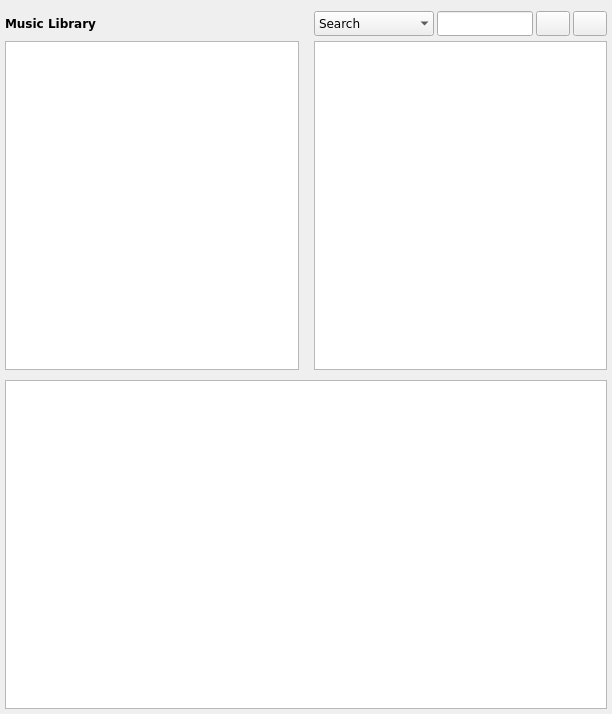
<?xml version="1.0" encoding="UTF-8"?>
<ui version="4.0">
 <class>Library_windowed</class>
 <widget class="QWidget" name="Library_windowed">
  <property name="geometry">
   <rect>
    <x>0</x>
    <y>0</y>
    <width>612</width>
    <height>714</height>
   </rect>
  </property>
  <property name="minimumSize">
   <size>
    <width>0</width>
    <height>0</height>
   </size>
  </property>
  <property name="focusPolicy">
   <enum>Qt::ClickFocus</enum>
  </property>
  <property name="acceptDrops">
   <bool>true</bool>
  </property>
  <property name="windowTitle">
   <string>Library</string>
  </property>
  <layout class="QGridLayout" name="gridLayout">
   <property name="leftMargin">
    <number>5</number>
   </property>
   <property name="rightMargin">
    <number>5</number>
   </property>
   <property name="bottomMargin">
    <number>5</number>
   </property>
   <property name="horizontalSpacing">
    <number>15</number>
   </property>
   <property name="verticalSpacing">
    <number>5</number>
   </property>
   <item row="4" column="0" colspan="4">
    <widget class="LibraryView" name="tb_title">
     <property name="sizePolicy">
      <sizepolicy hsizetype="Preferred" vsizetype="MinimumExpanding">
       <horstretch>0</horstretch>
       <verstretch>0</verstretch>
      </sizepolicy>
     </property>
     <property name="font">
      <font>
       <family>DejaVu Sans</family>
       <pointsize>8</pointsize>
       <weight>75</weight>
       <bold>true</bold>
      </font>
     </property>
     <property name="focusPolicy">
      <enum>Qt::NoFocus</enum>
     </property>
     <property name="acceptDrops">
      <bool>true</bool>
     </property>
     <property name="frameShadow">
      <enum>QFrame::Sunken</enum>
     </property>
     <property name="editTriggers">
      <set>QAbstractItemView::CurrentChanged|QAbstractItemView::SelectedClicked</set>
     </property>
     <property name="tabKeyNavigation">
      <bool>false</bool>
     </property>
     <property name="dragEnabled">
      <bool>true</bool>
     </property>
     <property name="dragDropMode">
      <enum>QAbstractItemView::DragDrop</enum>
     </property>
     <property name="selectionBehavior">
      <enum>QAbstractItemView::SelectRows</enum>
     </property>
     <property name="showGrid">
      <bool>false</bool>
     </property>
     <property name="gridStyle">
      <enum>Qt::DotLine</enum>
     </property>
     <property name="sortingEnabled">
      <bool>true</bool>
     </property>
     <property name="wordWrap">
      <bool>false</bool>
     </property>
     <attribute name="horizontalHeaderCascadingSectionResizes">
      <bool>true</bool>
     </attribute>
     <attribute name="horizontalHeaderHighlightSections">
      <bool>false</bool>
     </attribute>
     <attribute name="horizontalHeaderMinimumSectionSize">
      <number>23</number>
     </attribute>
     <attribute name="horizontalHeaderShowSortIndicator" stdset="0">
      <bool>true</bool>
     </attribute>
     <attribute name="horizontalHeaderStretchLastSection">
      <bool>true</bool>
     </attribute>
     <attribute name="verticalHeaderVisible">
      <bool>false</bool>
     </attribute>
     <attribute name="verticalHeaderDefaultSectionSize">
      <number>20</number>
     </attribute>
     <attribute name="verticalHeaderMinimumSectionSize">
      <number>20</number>
     </attribute>
    </widget>
   </item>
   <item row="2" column="2" colspan="2">
    <widget class="LibraryView" name="lv_album">
     <property name="sizePolicy">
      <sizepolicy hsizetype="Expanding" vsizetype="Expanding">
       <horstretch>1</horstretch>
       <verstretch>0</verstretch>
      </sizepolicy>
     </property>
     <property name="minimumSize">
      <size>
       <width>200</width>
       <height>0</height>
      </size>
     </property>
     <property name="font">
      <font>
       <family>DejaVu Sans</family>
       <pointsize>8</pointsize>
       <weight>75</weight>
       <bold>true</bold>
      </font>
     </property>
     <property name="focusPolicy">
      <enum>Qt::NoFocus</enum>
     </property>
     <property name="acceptDrops">
      <bool>true</bool>
     </property>
     <property name="frameShadow">
      <enum>QFrame::Sunken</enum>
     </property>
     <property name="editTriggers">
      <set>QAbstractItemView::CurrentChanged|QAbstractItemView::SelectedClicked</set>
     </property>
     <property name="tabKeyNavigation">
      <bool>false</bool>
     </property>
     <property name="dragEnabled">
      <bool>true</bool>
     </property>
     <property name="dragDropMode">
      <enum>QAbstractItemView::DragDrop</enum>
     </property>
     <property name="selectionBehavior">
      <enum>QAbstractItemView::SelectRows</enum>
     </property>
     <property name="showGrid">
      <bool>false</bool>
     </property>
     <property name="gridStyle">
      <enum>Qt::DotLine</enum>
     </property>
     <property name="sortingEnabled">
      <bool>true</bool>
     </property>
     <property name="wordWrap">
      <bool>false</bool>
     </property>
     <attribute name="horizontalHeaderHighlightSections">
      <bool>false</bool>
     </attribute>
     <attribute name="horizontalHeaderStretchLastSection">
      <bool>true</bool>
     </attribute>
     <attribute name="verticalHeaderVisible">
      <bool>false</bool>
     </attribute>
     <attribute name="verticalHeaderDefaultSectionSize">
      <number>20</number>
     </attribute>
     <attribute name="verticalHeaderMinimumSectionSize">
      <number>20</number>
     </attribute>
    </widget>
   </item>
   <item row="2" column="0" colspan="2">
    <widget class="LibraryView" name="lv_artist">
     <property name="sizePolicy">
      <sizepolicy hsizetype="Expanding" vsizetype="Expanding">
       <horstretch>1</horstretch>
       <verstretch>0</verstretch>
      </sizepolicy>
     </property>
     <property name="minimumSize">
      <size>
       <width>200</width>
       <height>0</height>
      </size>
     </property>
     <property name="font">
      <font>
       <family>DejaVu Sans</family>
       <pointsize>8</pointsize>
       <weight>75</weight>
       <bold>true</bold>
      </font>
     </property>
     <property name="focusPolicy">
      <enum>Qt::NoFocus</enum>
     </property>
     <property name="acceptDrops">
      <bool>true</bool>
     </property>
     <property name="frameShadow">
      <enum>QFrame::Sunken</enum>
     </property>
     <property name="editTriggers">
      <set>QAbstractItemView::CurrentChanged|QAbstractItemView::SelectedClicked</set>
     </property>
     <property name="tabKeyNavigation">
      <bool>false</bool>
     </property>
     <property name="dragEnabled">
      <bool>true</bool>
     </property>
     <property name="dragDropMode">
      <enum>QAbstractItemView::DragDrop</enum>
     </property>
     <property name="selectionBehavior">
      <enum>QAbstractItemView::SelectRows</enum>
     </property>
     <property name="showGrid">
      <bool>false</bool>
     </property>
     <property name="gridStyle">
      <enum>Qt::DotLine</enum>
     </property>
     <property name="sortingEnabled">
      <bool>true</bool>
     </property>
     <property name="wordWrap">
      <bool>false</bool>
     </property>
     <attribute name="horizontalHeaderHighlightSections">
      <bool>false</bool>
     </attribute>
     <attribute name="horizontalHeaderStretchLastSection">
      <bool>true</bool>
     </attribute>
     <attribute name="verticalHeaderVisible">
      <bool>false</bool>
     </attribute>
     <attribute name="verticalHeaderDefaultSectionSize">
      <number>20</number>
     </attribute>
     <attribute name="verticalHeaderMinimumSectionSize">
      <number>20</number>
     </attribute>
    </widget>
   </item>
   <item row="3" column="0" colspan="2">
    <widget class="QFrame" name="frame">
     <property name="font">
      <font>
       <family>DejaVu Sans</family>
      </font>
     </property>
     <property name="focusPolicy">
      <enum>Qt::NoFocus</enum>
     </property>
     <property name="frameShape">
      <enum>QFrame::StyledPanel</enum>
     </property>
     <property name="frameShadow">
      <enum>QFrame::Raised</enum>
     </property>
    </widget>
   </item>
   <item row="1" column="2" colspan="2">
    <layout class="QHBoxLayout" name="horizontalLayout">
     <property name="spacing">
      <number>3</number>
     </property>
     <item>
      <widget class="QComboBox" name="combo_searchfilter">
       <property name="minimumSize">
        <size>
         <width>120</width>
         <height>25</height>
        </size>
       </property>
       <property name="maximumSize">
        <size>
         <width>120</width>
         <height>25</height>
        </size>
       </property>
       <property name="font">
        <font>
         <family>DejaVu Sans</family>
         <pointsize>9</pointsize>
         <weight>50</weight>
         <bold>false</bold>
        </font>
       </property>
       <property name="focusPolicy">
        <enum>Qt::NoFocus</enum>
       </property>
       <property name="toolTip">
        <string>Shortcuts: &lt;br /&gt;Search &lt;span style=&quot; font-weight:600;&quot;&gt;s: &lt;br /&gt; &lt;/span&gt;Genre &lt;span style=&quot; font-weight:600;&quot;&gt;g: &lt;br /&gt;&lt;/span&gt;Path &lt;span style=&quot; font-weight:600;&quot;&gt;p:&lt;br/&gt;</string>
       </property>
       <property name="sizeAdjustPolicy">
        <enum>QComboBox::AdjustToMinimumContentsLength</enum>
       </property>
       <property name="minimumContentsLength">
        <number>120</number>
       </property>
       <property name="frame">
        <bool>false</bool>
       </property>
       <item>
        <property name="text">
         <string>Search</string>
        </property>
       </item>
       <item>
        <property name="text">
         <string>Genre</string>
        </property>
       </item>
       <item>
        <property name="text">
         <string>Path</string>
        </property>
       </item>
      </widget>
     </item>
     <item>
      <widget class="QLineEdit" name="le_search">
       <property name="minimumSize">
        <size>
         <width>0</width>
         <height>25</height>
        </size>
       </property>
       <property name="maximumSize">
        <size>
         <width>16777215</width>
         <height>25</height>
        </size>
       </property>
       <property name="font">
        <font>
         <family>DejaVu Sans</family>
         <pointsize>9</pointsize>
        </font>
       </property>
       <property name="focusPolicy">
        <enum>Qt::ClickFocus</enum>
       </property>
       <property name="toolTip">
        <string>Search for title, interprets and albums</string>
       </property>
      </widget>
     </item>
     <item>
      <widget class="QPushButton" name="btn_clear">
       <property name="minimumSize">
        <size>
         <width>0</width>
         <height>25</height>
        </size>
       </property>
       <property name="maximumSize">
        <size>
         <width>34</width>
         <height>25</height>
        </size>
       </property>
       <property name="font">
        <font>
         <family>DejaVu Sans</family>
        </font>
       </property>
       <property name="focusPolicy">
        <enum>Qt::NoFocus</enum>
       </property>
       <property name="toolTip">
        <string>Show all interprets, albums, tracks</string>
       </property>
       <property name="text">
        <string/>
       </property>
      </widget>
     </item>
     <item>
      <widget class="QPushButton" name="btn_refresh">
       <property name="minimumSize">
        <size>
         <width>0</width>
         <height>25</height>
        </size>
       </property>
       <property name="maximumSize">
        <size>
         <width>34</width>
         <height>25</height>
        </size>
       </property>
       <property name="text">
        <string/>
       </property>
      </widget>
     </item>
    </layout>
   </item>
   <item row="1" column="0" colspan="2">
    <layout class="QHBoxLayout" name="horizontalLayout_2">
     <item>
      <widget class="QLabel" name="lab_music_library">
       <property name="sizePolicy">
        <sizepolicy hsizetype="Maximum" vsizetype="Preferred">
         <horstretch>0</horstretch>
         <verstretch>0</verstretch>
        </sizepolicy>
       </property>
       <property name="font">
        <font>
         <family>DejaVu Sans</family>
         <pointsize>9</pointsize>
         <weight>75</weight>
         <bold>true</bold>
        </font>
       </property>
       <property name="focusPolicy">
        <enum>Qt::NoFocus</enum>
       </property>
       <property name="text">
        <string>Music Library  </string>
       </property>
      </widget>
     </item>
     <item>
      <widget class="QLabel" name="lab_status">
       <property name="font">
        <font>
         <family>DejaVu Sans</family>
        </font>
       </property>
       <property name="focusPolicy">
        <enum>Qt::NoFocus</enum>
       </property>
       <property name="text">
        <string/>
       </property>
      </widget>
     </item>
     <item>
      <widget class="QPushButton" name="btn_info">
       <property name="minimumSize">
        <size>
         <width>24</width>
         <height>24</height>
        </size>
       </property>
       <property name="maximumSize">
        <size>
         <width>24</width>
         <height>24</height>
        </size>
       </property>
       <property name="font">
        <font>
         <family>DejaVu Sans</family>
        </font>
       </property>
       <property name="focusPolicy">
        <enum>Qt::NoFocus</enum>
       </property>
       <property name="toolTip">
        <string>Information</string>
       </property>
       <property name="text">
        <string/>
       </property>
       <property name="iconSize">
        <size>
         <width>20</width>
         <height>20</height>
        </size>
       </property>
       <property name="flat">
        <bool>true</bool>
       </property>
      </widget>
     </item>
    </layout>
   </item>
  </layout>
 </widget>
 <customwidgets>
  <customwidget>
   <class>LibraryView</class>
   <extends>QTableView</extends>
   <header>GUI/library/view/LibraryView.h</header>
  </customwidget>
 </customwidgets>
 <resources/>
 <connections/>
</ui>
